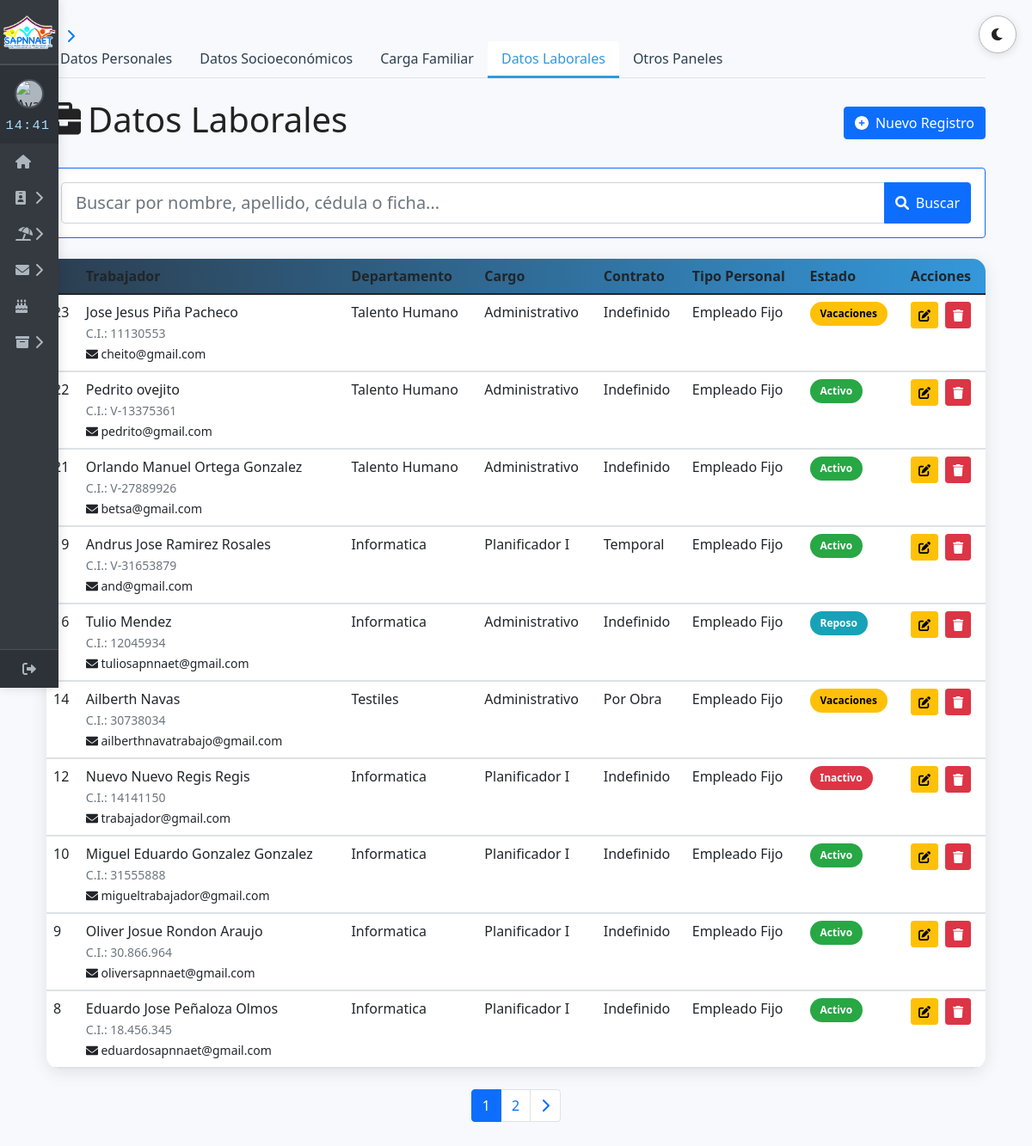
The page /inicio/gestion/gestion_laboral.php on the database its author committed.
### tables this page shows
CREATE TABLE `datos_laborales` (
  `id_laboral` int NOT NULL AUTO_INCREMENT,
  `id_pers` int NOT NULL,
  `correo_institucional` varchar(100) DEFAULT NULL,
  `fecha_ingreso` date NOT NULL,
  `descripcion_funciones` text,
  `ficha` varchar(50) DEFAULT NULL,
  `id_departamento` int DEFAULT NULL,
  `id_cargo` int DEFAULT NULL,
  `id_contrato` int DEFAULT NULL,
  `id_coordinacion` int DEFAULT NULL,
  `ha_trabajado_anteriormente` enum('Sí','No') DEFAULT 'No',
  `nombre_empresa_anterior` varchar(255) DEFAULT NULL,
  `ano_ingreso_anterior` date DEFAULT NULL,
  `ano_culminacion_anterior` date DEFAULT NULL,
  `fecha_registro` timestamp NULL DEFAULT CURRENT_TIMESTAMP,
  `fecha_actualizacion` timestamp NULL DEFAULT CURRENT_TIMESTAMP ON UPDATE CURRENT_TIMESTAMP,
  `estado` enum('activo','vacaciones','inactivo','reposo') DEFAULT 'activo',
  `id_tipo_personal` int DEFAULT NULL,
  PRIMARY KEY (`id_laboral`),
  UNIQUE KEY `correo_institucional` (`correo_institucional`),
  KEY `id_pers` (`id_pers`),
  KEY `id_departamento` (`id_departamento`),
  KEY `id_cargo` (`id_cargo`),
  KEY `id_contrato` (`id_contrato`),
  KEY `id_coordinacion` (`id_coordinacion`),
  KEY `fk_datos_laborales_tipos_personal` (`id_tipo_personal`),
  CONSTRAINT `datos_laborales_ibfk_1` FOREIGN KEY (`id_pers`) REFERENCES `datos_personales` (`id_pers`) ON DELETE CASCADE,
  CONSTRAINT `datos_laborales_ibfk_3` FOREIGN KEY (`id_departamento`) REFERENCES `departamentos` (`id_departamento`),
  CONSTRAINT `datos_laborales_ibfk_4` FOREIGN KEY (`id_cargo`) REFERENCES `cargos` (`id_cargo`),
  CONSTRAINT `datos_laborales_ibfk_5` FOREIGN KEY (`id_contrato`) REFERENCES `tipos_contrato` (`id_contrato`),
  CONSTRAINT `datos_laborales_ibfk_6` FOREIGN KEY (`id_coordinacion`) REFERENCES `coordinaciones` (`id_coordinacion`),
  CONSTRAINT `fk_datos_laborales_tipos_personal` FOREIGN KEY (`id_tipo_personal`) REFERENCES `tipos_personal` (`id_tipo_personal`)
);

CREATE TABLE `datos_personales` (
  `id_pers` int NOT NULL AUTO_INCREMENT,
  `nombres` varchar(100) NOT NULL,
  `apellidos` varchar(100) NOT NULL,
  `cedula_identidad` varchar(20) DEFAULT NULL,
  `pasaporte` varchar(20) DEFAULT NULL,
  `rif` varchar(20) DEFAULT NULL,
  `genero` enum('Masculino','Femenino','No binario','Prefiero no decir','Otro') NOT NULL,
  `fecha_nacimiento` date DEFAULT NULL,
  `nacionalidad` varchar(50) DEFAULT NULL,
  `correo_electronico` varchar(100) DEFAULT NULL,
  `telefono_contacto` varchar(20) DEFAULT NULL,
  `telefono_contacto_secundario` varchar(20) DEFAULT NULL,
  `nombre_contacto_emergencia` varchar(100) DEFAULT NULL,
  `apellido_contacto_emergencia` varchar(100) DEFAULT NULL,
  `telefono_contacto_emergencia` varchar(20) DEFAULT NULL,
  `tiene_discapacidad` varchar(50) DEFAULT NULL,
  `tiene_licencia_conducir` varchar(30) DEFAULT NULL,
  `numero_seguro_social` varchar(30) DEFAULT NULL,
  `fecha_registro` timestamp NULL DEFAULT CURRENT_TIMESTAMP,
  `fecha_actualizacion` timestamp NULL DEFAULT CURRENT_TIMESTAMP ON UPDATE CURRENT_TIMESTAMP,
  `direccion` varchar(100) NOT NULL,
  `detalle_discapacidad` varchar(255) DEFAULT 'No',
  `detalle_licencia` varchar(255) DEFAULT 'No',
  PRIMARY KEY (`id_pers`),
  UNIQUE KEY `cedula_identidad` (`cedula_identidad`),
  UNIQUE KEY `correo_electronico` (`correo_electronico`)
);

CREATE TABLE `departamentos` (
  `id_departamento` int NOT NULL AUTO_INCREMENT,
  `nombre` varchar(100) NOT NULL,
  PRIMARY KEY (`id_departamento`)
);

CREATE TABLE `cargos` (
  `id_cargo` int NOT NULL AUTO_INCREMENT,
  `nombre` varchar(100) NOT NULL,
  `nivel` enum('Junior','Senior','Gerencial','Directivo') DEFAULT NULL,
  `sueldo` decimal(10,2) NOT NULL,
  PRIMARY KEY (`id_cargo`)
);

CREATE TABLE `tipos_contrato` (
  `id_contrato` int NOT NULL AUTO_INCREMENT,
  `nombre` varchar(25) NOT NULL,
  PRIMARY KEY (`id_contrato`)
);

CREATE TABLE `tipos_personal` (
  `id_tipo_personal` int NOT NULL AUTO_INCREMENT,
  `nombre` enum('Jefe de Direccion','Coordinador','Empleado Contratado','Empleado Fijo','Obrero Contratado','Obrero Fijo') NOT NULL,
  PRIMARY KEY (`id_tipo_personal`)
);

### inicio/gestion/gestion_laboral.php (the view, shortened to what this page needs)
<?php
require 'conexion/conexion_db.php';
$busqueda = isset($_GET['busqueda']) ? trim($_GET['busqueda']) : '';
$registros_por_pagina = 10;
$pagina_actual = isset($_GET['pagina']) ? (int)$_GET['pagina'] : 1;
$condicion_busqueda = '';
$parametros = array();
$tipos = '';
$sql_count = "SELECT COUNT(*) AS total
              FROM datos_laborales dl
              LEFT JOIN datos_personales dp ON dl.id_pers = dp.id_pers
              $condicion_busqueda";
$stmt_count = $conexion->prepare($sql_count);
$stmt_count->execute();
$resultado_count = $stmt_count->get_result();
$total_registros = $resultado_count->fetch_assoc()['total'];
$total_paginas = ceil($total_registros / $registros_por_pagina);
$offset = ($pagina_actual - 1) * $registros_por_pagina;
$sql = "SELECT dl.*,
                 dp.nombres, dp.apellidos, dp.cedula_identidad,
                 d.nombre AS nombre_departamento,
                 c.nombre AS nombre_cargo,
                 tc.nombre AS tipo_contrato,
                 co.nombre AS nombre_coordinacion,
                 tp.nombre AS nombre_tipo_personal
          FROM datos_laborales dl
          LEFT JOIN datos_personales dp ON dl.id_pers = dp.id_pers
          LEFT JOIN departamentos d ON dl.id_departamento = d.id_departamento
          LEFT JOIN cargos c ON dl.id_cargo = c.id_cargo
          LEFT JOIN tipos_contrato tc ON dl.id_contrato = tc.id_contrato
          LEFT JOIN coordinaciones co ON dl.id_coordinacion = co.id_coordinacion
          LEFT JOIN tipos_personal tp ON dl.id_tipo_personal = tp.id_tipo_personal
          $condicion_busqueda
          ORDER BY dl.fecha_registro DESC
          LIMIT ? OFFSET ?";
$stmt = $conexion->prepare($sql);
if (!empty($parametros)) {
    $tipos .= 'ii';
    $parametros[] = $registros_por_pagina;
    $parametros[] = $offset;
    $stmt->bind_param($tipos, ...$parametros);
} else {
    $stmt->bind_param("ii", $registros_por_pagina, $offset);
}
$stmt->execute();
$resultado = $stmt->get_result();
$registros = $resultado->fetch_all(MYSQLI_ASSOC);
require $_SERVER['DOCUMENT_ROOT']."/proyecto/inicio/sidebar.php";
?>
<!DOCTYPE html>
<html lang="es" data-theme="light">
<head>
    <link href="https://cdn.jsdelivr.net/npm/bootstrap@5.1.3/dist/css/bootstrap.min.css" rel="stylesheet">
    <link rel="stylesheet" href="https://cdnjs.cloudflare.com/ajax/libs/font-awesome/6.0.0/css/all.min.css">
</head>
<body>
<button class="theme-toggle-btn" id="themeToggleBtn" title="Cambiar modo" aria-label="Cambiar modo claro/oscuro">
    <i id="themeToggleIcon" class="fas fa-moon"></i>
</button>
    <div class="container py-5">
       <ul class="nav nav-tabs mb-4">
            <li class="nav-item">
                <a class="nav-link" href="gestion_personal.php">Datos Personales</a>
            </li>
            <li class="nav-item">
                <a class="nav-link" href="gestion_socioeconomicos.php">Datos Socioeconómicos</a>
            </li>
            <li class="nav-item">
                <a class="nav-link" href="gestion_carga.php">Carga Familiar</a>
            </li>
            <li class="nav-item">
                <a class="nav-link active" href="gestion_laboral.php">Datos Laborales</a>
            </li>
            <li class="nav-item">
                <a class="nav-link" href="gestion_contrato.php">Otros Paneles</a>
            </li>
        </ul>
        <div class="d-flex justify-content-between align-items-center mb-4">
            <h1><i class="fas fa-briefcase me-2"></i>Datos Laborales</h1>
            <div>
                <a href="form/form_register.php" class="btn btn-primary">
                    <i class="fas fa-plus-circle me-2"></i>Nuevo Registro
                </a>
            </div>
        </div>
        <div class="card mb-4 border-primary">
            <div class="card-body">
                <form method="GET" action="gestion_laboral.php">
                    <div class="input-group">
                        <input type="text"
                               class="form-control form-control-lg"
                               name="busqueda"
                               placeholder="Buscar por nombre, apellido, cédula o ficha..."
                               value="<?= htmlspecialchars($busqueda) ?>">
                        <button class="btn btn-primary" type="submit">
                            <i class="fas fa-search me-2"></i>Buscar
                        </button>
                    </div>
                </form>
            </div>
        </div>
        <?php if (empty($registros)): ?>
            <div class="card no-results-card py-5 text-center">
                <div class="card-body">
                    <i class="fas fa-search no-results-icon"></i>
                    <h3 class="no-results-title">No se encontraron registros</h3>
                    <p class="no-results-text">
                        <?php if (!empty($busqueda)): ?>
                            No encontramos resultados para: <strong><?= htmlspecialchars($busqueda) ?></strong>
                        <?php else: ?>
                            No hay datos laborales registrados
                        <?php endif; ?>
                    </p>
                    <p class="no-results-suggest">
                        <?php if (!empty($busqueda)): ?>
                            <i class="fas fa-lightbulb me-2"></i>Sugerencias:
                        <?php endif; ?>
                    </p>
                    <ul class="list-unstyled">
                        <?php if (!empty($busqueda)): ?>
                            <li>• Verifica la ortografía de tu búsqueda</li>
                            <li>• Intenta con términos más generales</li>
                            <li>• Prueba buscar solo por nombre o apellido</li>
                        <?php else: ?>
                            <li>• Agrega un nuevo registro usando el botón "Nuevo Registro"</li>
                        <?php endif; ?>
                    </ul>
                    <?php if (!empty($busqueda)): ?>
                        <a href="gestion_laboral.php" class="btn btn-primary mt-3">
                            <i class="fas fa-redo me-2"></i>Ver todos los registros
                        </a>
                    <?php endif; ?>
                </div>
            </div>
        <?php else: ?>
            <div class="data-table">
                <table class="table table-hover mb-0">
                    <thead>
                        <tr>
                            <th></th>
                            <th>Trabajador</th>
                            <th>Departamento</th>
                            <th>Cargo</th>
                            <th>Contrato</th>
                            <th>Tipo Personal</th>
                            <th>Estado</th>
                            <th>Acciones</th>
                        </tr>
                    </thead>
                    <tbody>
                        <?php foreach($registros as $registro): ?>
                        <tr data-bs-toggle="collapse" href="#detalle-<?= htmlspecialchars($registro['id_laboral']) ?>" role="button">
                            <td><?= htmlspecialchars($registro['id_laboral']) ?></td>
                            <td>
                                <?= htmlspecialchars($registro['nombres'] . ' ' . $registro['apellidos']) ?><br>
                                <small class="text-muted">C.I.: <?= htmlspecialchars($registro['cedula_identidad']) ?></small><br>
                                <small><i class="fas fa-envelope"></i> <?= htmlspecialchars($registro['correo_institucional']) ?></small>
                            </td>
                            <td><?= htmlspecialchars($registro['nombre_departamento'] ?? 'N/A') ?></td>
                            <td><?= htmlspecialchars($registro['nombre_cargo'] ?? 'N/A') ?></td>
                            <td><?= htmlspecialchars($registro['tipo_contrato'] ?? 'N/A') ?></td>
                            <td><?= htmlspecialchars($registro['nombre_tipo_personal'] ?? 'N/A') ?></td>
                            <td>
                                <?php
                                    $claseEstado = '';
                                    switch($registro['estado']) {
                                        case 'activo': $claseEstado = 'activo'; break;
                                        case 'vacaciones': $claseEstado = 'vacaciones'; break;
                                        case 'inactivo': $claseEstado = 'inactivo'; break;
                                        case 'reposo': $claseEstado = 'reposo'; break;
                                    }
                                ?>
                                <span class="badge badge-estado <?= $claseEstado ?>">
                                    <?= htmlspecialchars(ucfirst($registro['estado'])) ?>
                                </span>
                            </td>
                            <td>
                                <div class="d-flex gap-2">
                                    <a href="edit/editdatos_laboral.php?id=<?= htmlspecialchars($registro['id_laboral']) ?>"
                                       class="btn btn-sm btn-warning"
                                       title="Editar">
                                        <i class="fas fa-edit"></i>
                                    </a>
                                    <form method="POST" class="d-inline">
                                        <button type="submit"
                                                name="eliminar_registro"
                                                class="btn btn-sm btn-danger"
                                                title="Eliminar"
                                                onclick="return confirm('¿Borrar permanentemente este registro laboral?')">
                                            <i class="fas fa-trash"></i>
                                        </button>
                                    </form>
                                </div>
                            </td>
                        </tr>
                        <tr class="detail-row">
                            <td colspan="9" class="detail-cell">
                            </td>
                        </tr>
                        <?php endforeach; ?>
                    </tbody>
                </table>
            </div>
            <nav aria-label="Navegación de páginas" class="mt-4">
                <ul class="pagination justify-content-center">
                    <?php
                    $pagina_inicio = max(1, $pagina_actual - 2);
                    $pagina_fin = min($total_paginas, $pagina_actual + 2);
                    for ($i = $pagina_inicio; $i <= $pagina_fin; $i++):
                    ?>
                        <li class="page-item <?= htmlspecialchars($i == $pagina_actual ? 'active' : '') ?>">
                            <a class="page-link"
                               href="gestion_laboral.php?pagina=<?= htmlspecialchars($i) ?><?= !empty($busqueda) ? '&busqueda='.urlencode($busqueda) : '' ?>">
                                <?= htmlspecialchars($i) ?>
                            </a>
                        </li>
                    <?php endfor; ?>
                    <?php if ($pagina_actual < $total_paginas): ?>
                        <li class="page-item">
                            <a class="page-link"
                               href="gestion_laboral.php?pagina=<?= htmlspecialchars($pagina_actual + 1) ?><?= !empty($busqueda) ? '&busqueda='.urlencode($busqueda) : '' ?>">
                                <i class="fas fa-chevron-right"></i>
                            </a>
                        </li>
                    <?php endif; ?>
                </ul>
            </nav>
        <?php endif; ?>
    </div>
</body>
</html>

### rows shown on the page
datos_laborales: id_laboral "23", id_pers.apellidos "Jose Jesus Piña Pacheco", id_pers.cedula_identidad "11130553", correo_institucional "cheito@gmail.com", id_departamento.nombre "Talento Humano", id_cargo.nombre "Administrativo", id_contrato.nombre "Indefinido", id_tipo_personal.nombre "Empleado Fijo", estado "Vacaciones"
datos_laborales: id_laboral "22", id_pers.apellidos "Pedrito ovejito", id_pers.cedula_identidad "V-13375361", correo_institucional "pedrito@gmail.com", id_departamento.nombre "Talento Humano", id_cargo.nombre "Administrativo", id_contrato.nombre "Indefinido", id_tipo_personal.nombre "Empleado Fijo", estado "Activo"
datos_laborales: id_laboral "21", id_pers.apellidos "Orlando Manuel Ortega Gonzalez", id_pers.cedula_identidad "V-27889926", correo_institucional "betsa@gmail.com", id_departamento.nombre "Talento Humano", id_cargo.nombre "Administrativo", id_contrato.nombre "Indefinido", id_tipo_personal.nombre "Empleado Fijo", estado "Activo"
datos_laborales: id_laboral "19", id_pers.apellidos "Andrus Jose Ramirez Rosales", id_pers.cedula_identidad "V-31653879", correo_institucional "and@gmail.com", id_departamento.nombre "Informatica", id_cargo.nombre "Planificador I", id_contrato.nombre "Temporal", id_tipo_personal.nombre "Empleado Fijo", estado "Activo"
datos_laborales: id_laboral "16", id_pers.apellidos "Tulio Mendez", id_pers.cedula_identidad "12045934", correo_institucional "tuliosapnnaet@gmail.com", id_departamento.nombre "Informatica", id_cargo.nombre "Administrativo", id_contrato.nombre "Indefinido", id_tipo_personal.nombre "Empleado Fijo", estado "Reposo"
datos_laborales: id_laboral "14", id_pers.apellidos "Ailberth Navas", id_pers.cedula_identidad "30738034", correo_institucional "ailberthnavatrabajo@gmail.com", id_departamento.nombre "Testiles", id_cargo.nombre "Administrativo", id_contrato.nombre "Por Obra", id_tipo_personal.nombre "Empleado Fijo", estado "Vacaciones"
datos_laborales: id_laboral "12", id_pers.apellidos "Nuevo Nuevo Regis Regis", id_pers.cedula_identidad "14141150", correo_institucional "trabajador@gmail.com", id_departamento.nombre "Informatica", id_cargo.nombre "Planificador I", id_contrato.nombre "Indefinido", id_tipo_personal.nombre "Empleado Fijo", estado "Inactivo"
datos_laborales: id_laboral "10", id_pers.apellidos "Miguel Eduardo Gonzalez Gonzalez", id_pers.cedula_identidad "31555888", correo_institucional "migueltrabajador@gmail.com", id_departamento.nombre "Informatica", id_cargo.nombre "Planificador I", id_contrato.nombre "Indefinido", id_tipo_personal.nombre "Empleado Fijo", estado "Activo"
datos_laborales: id_laboral "9", id_pers.apellidos "Oliver Josue Rondon Araujo", id_pers.cedula_identidad "30.866.964", correo_institucional "oliversapnnaet@gmail.com", id_departamento.nombre "Informatica", id_cargo.nombre "Planificador I", id_contrato.nombre "Indefinido", id_tipo_personal.nombre "Empleado Fijo", estado "Activo"
datos_laborales: id_laboral "8", id_pers.apellidos "Eduardo Jose Peñaloza Olmos", id_pers.cedula_identidad "18.456.345", correo_institucional "eduardosapnnaet@gmail.com", id_departamento.nombre "Informatica", id_cargo.nombre "Planificador I", id_contrato.nombre "Indefinido", id_tipo_personal.nombre "Empleado Fijo", estado "Activo"
